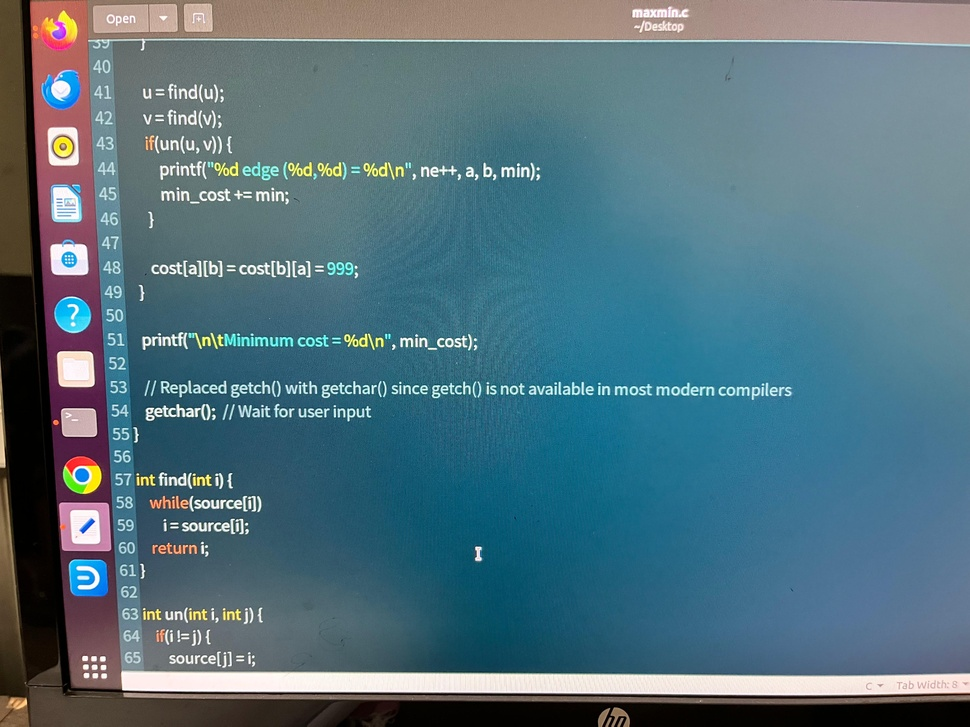
#> input picture server/uploads/posts/1779537439266-13687701.jpg, 970 x 727 px, shrunk from 4032 x 3024 before the run
$ python -i image_preprocess.py   (imports and definitions only)
#> lines starting #> are read from the running program, lines starting #| are printed output that depends on the picture; after the words box and inside, x2 and y2 are one past the last pixel; in counts of white or black regions, pixels touching at a corner belong together
import cv2
from PIL import Image

def preprocess_image(image_path: str):
    img = cv2.imread(image_path)
#> img is the input picture: shape (727, 970, 3); mean B, G, R 125.6, 113.5, 82.8
    gray = cv2.cvtColor(img, cv2.COLOR_BGR2GRAY)
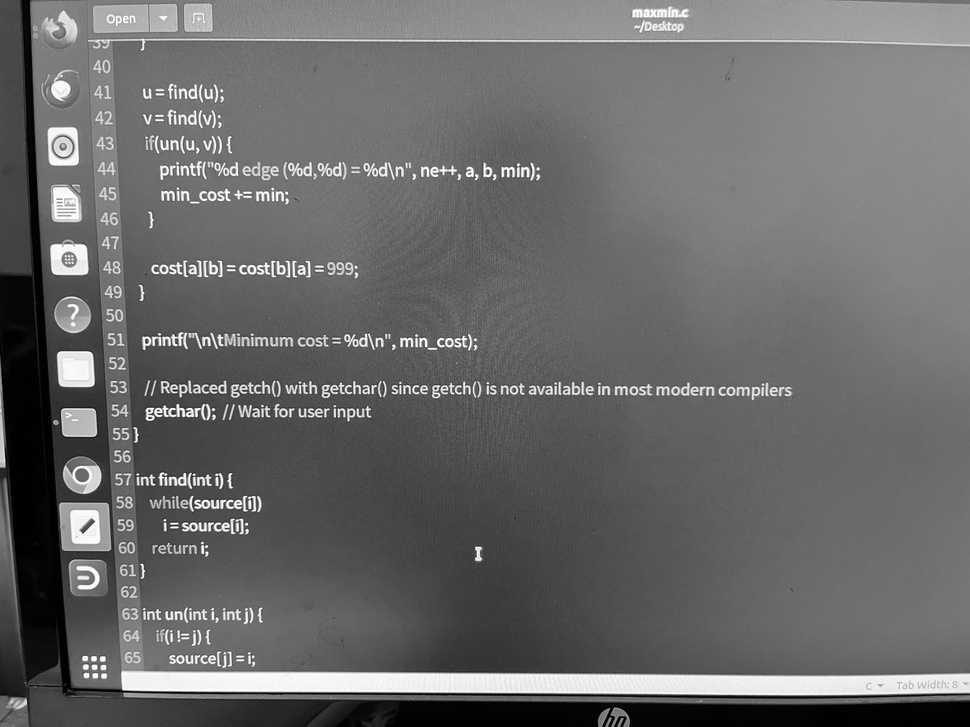
#> gray: shape (727, 970); min 0, max 255, mean 105.7
    gray = cv2.GaussianBlur(gray, (3, 3), 0)
    _, thresh = cv2.threshold(gray, 150, 255, cv2.THRESH_BINARY)
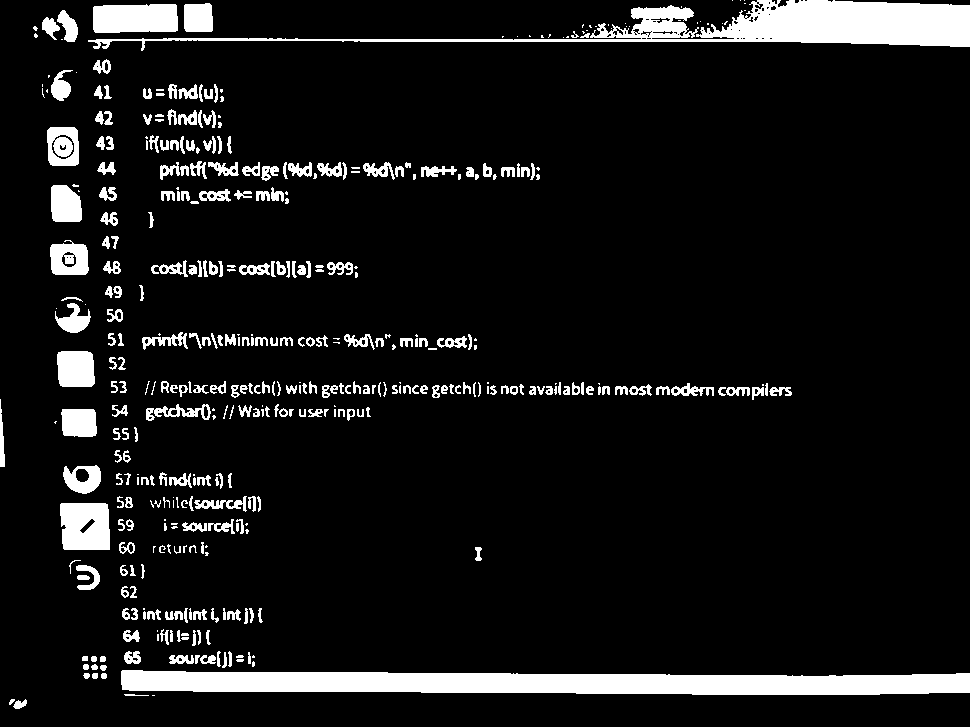
#> thresh: shape (727, 970); 9.1% white; 418 white regions (114 under 20 px), largest, box (x1, y1, x2, y2) and area: (121, 670, 970, 695) 16757, (88, 0, 970, 51) 13549, (93, 4, 178, 33) 2319

    processed_path = image_path.replace(".png", "_processed.png")
    cv2.imwrite(processed_path, thresh)

    return Image.open(processed_path)

>>> result = preprocess_image('../../../server/uploads/posts/1779537439266-13687701.jpg')

$ run again, on server/uploads/posts/1779538066887-803511528.jpg
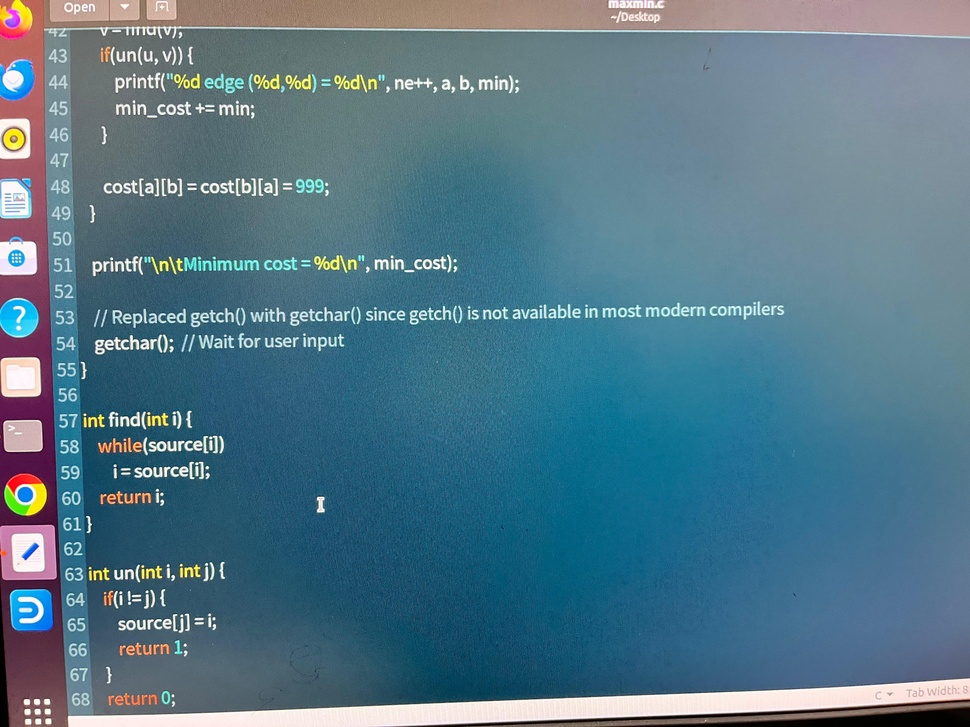
#> input picture server/uploads/posts/1779538066887-803511528.jpg, 970 x 727 px, shrunk from 4032 x 3024 before the run
#> in preprocess_image, img is the input picture: shape (727, 970, 3); mean B, G, R 135.9, 119, 84.4
#> in preprocess_image, `gray = cv2.cvtColor(img, cv2.COLOR_BGR2GRAY)`:
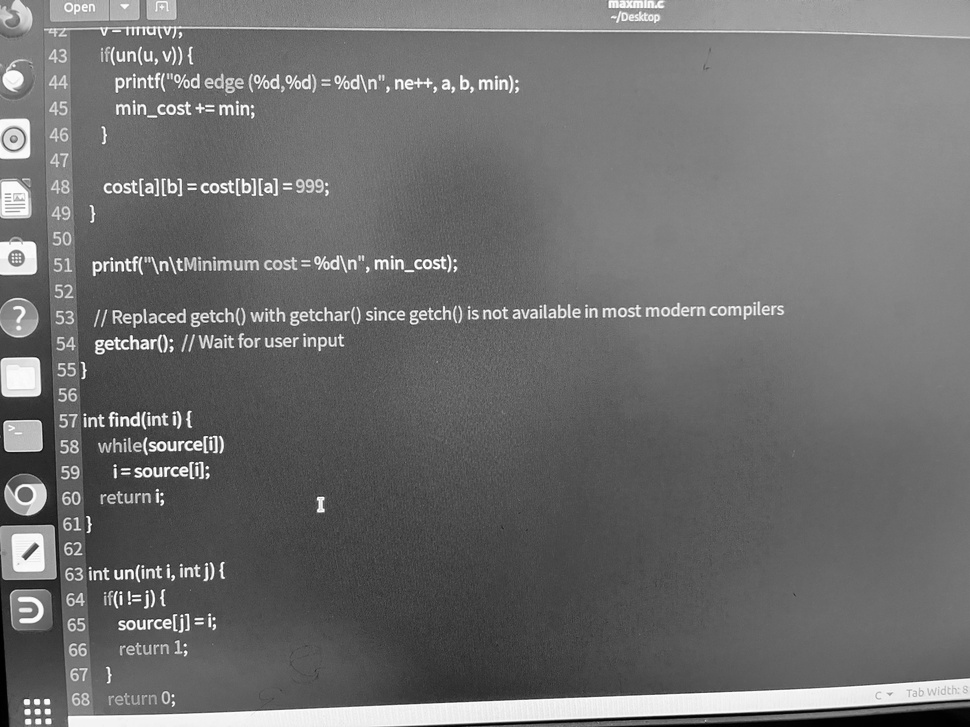
#> gray: shape (727, 970); min 0, max 255, mean 110.6
#> in preprocess_image, `_, thresh = cv2.threshold(gray, 150, 255, cv2.THRESH_BINARY)`:
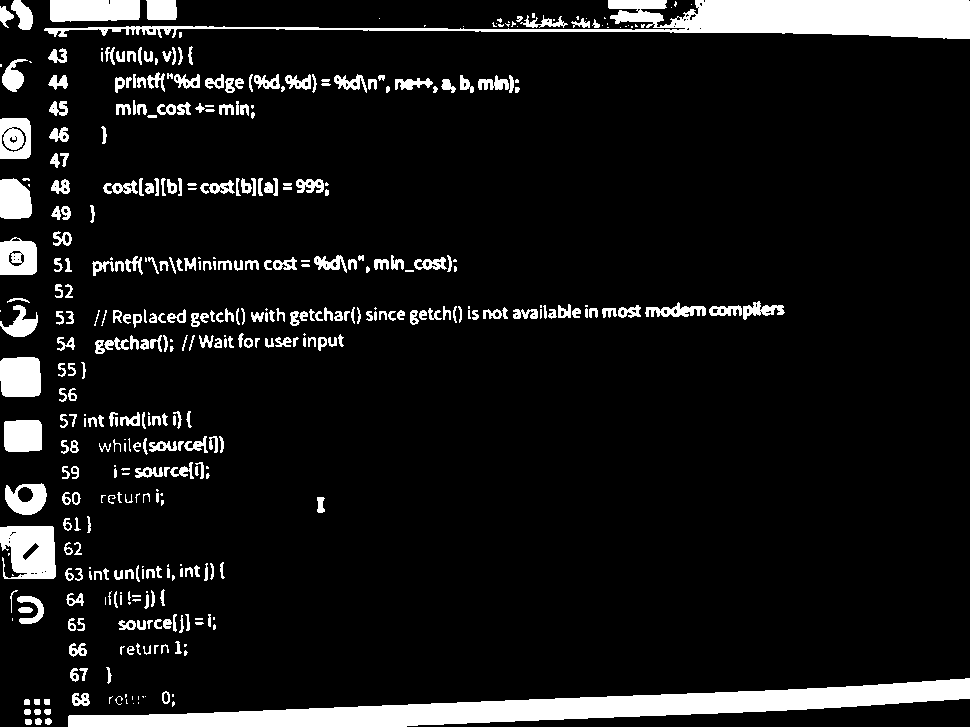
#> thresh: shape (727, 970); 9.5% white; 434 white regions (109 under 20 px), largest, box (x1, y1, x2, y2) and area: (68, 678, 970, 727) 17282, (44, 0, 970, 39) 13096, (0, 526, 56, 579) 2426

$ run again, on server/uploads/posts/1779541881241-224136373.jpg
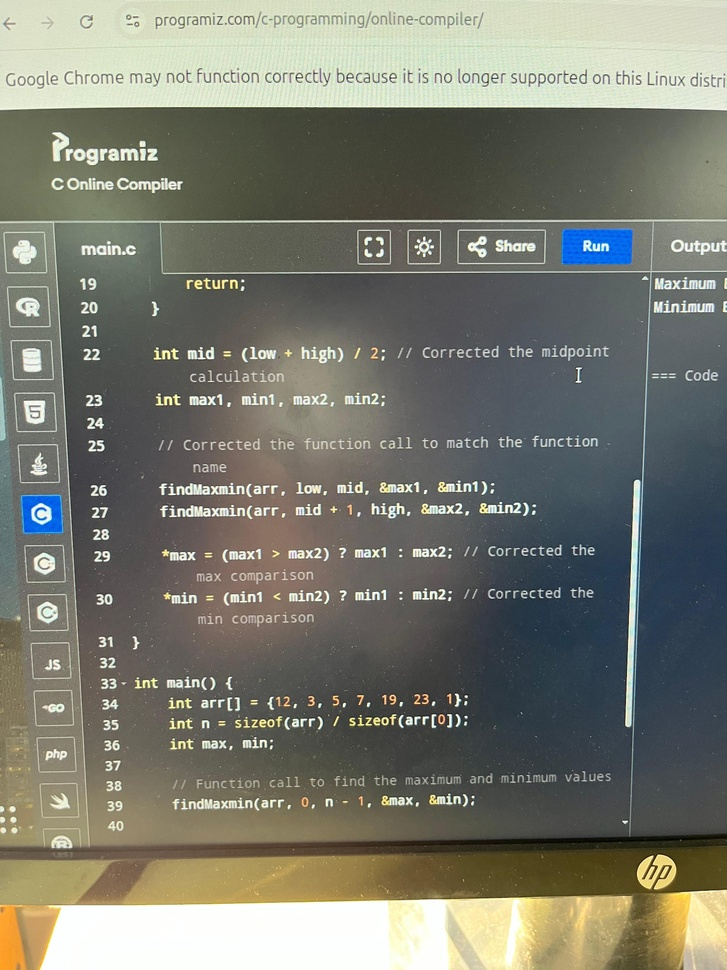
#> input picture server/uploads/posts/1779541881241-224136373.jpg, 727 x 970 px, shrunk from 3024 x 4032 before the run
#> in preprocess_image, img is the input picture: shape (970, 727, 3); mean B, G, R 111.2, 122.3, 121.3
#> in preprocess_image, `gray = cv2.cvtColor(img, cv2.COLOR_BGR2GRAY)`:
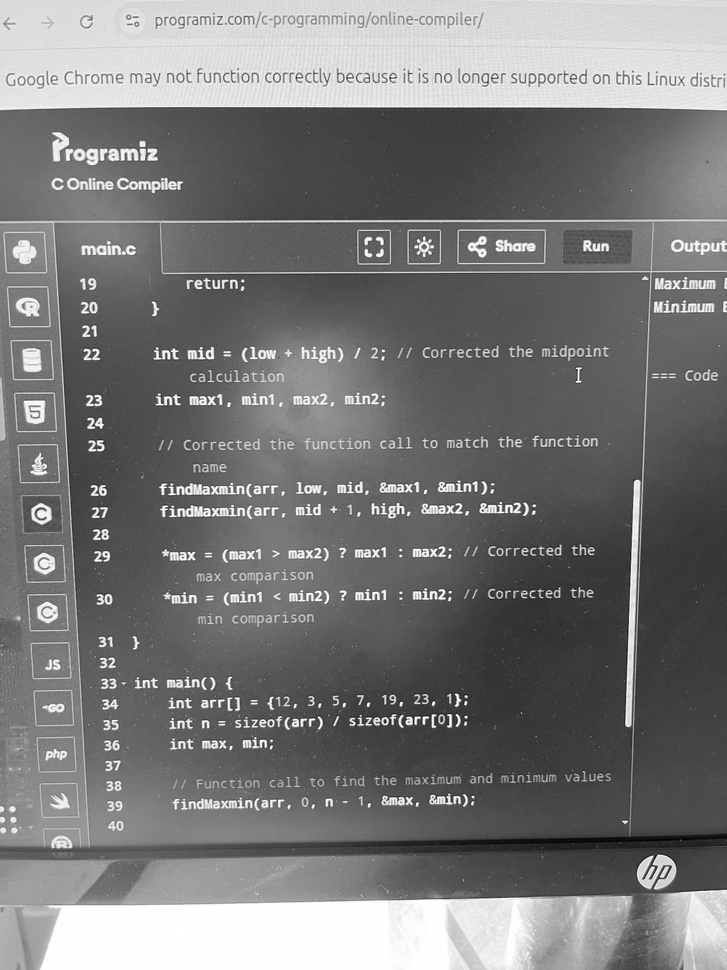
#> gray: shape (970, 727); min 1, max 255, mean 120.8
#> in preprocess_image, `_, thresh = cv2.threshold(gray, 150, 255, cv2.THRESH_BINARY)`:
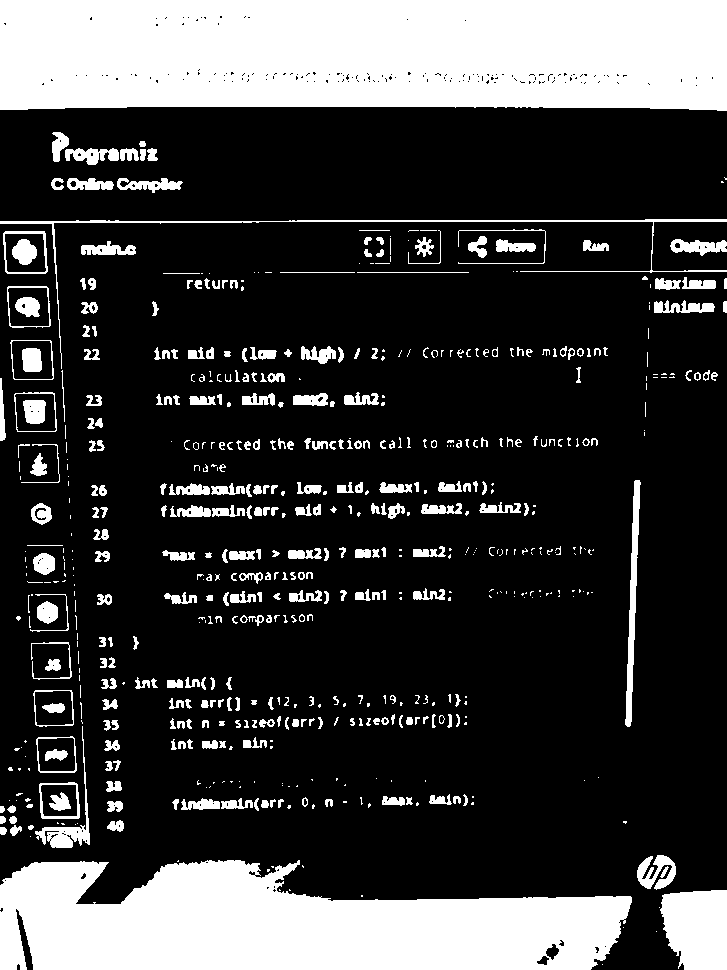
#> thresh: shape (970, 727); 24.4% white; 613 white regions (268 under 20 px), largest, box (x1, y1, x2, y2) and area: (0, 0, 727, 111) 77949, (0, 860, 632, 970) 51279, (660, 890, 727, 970) 4593
